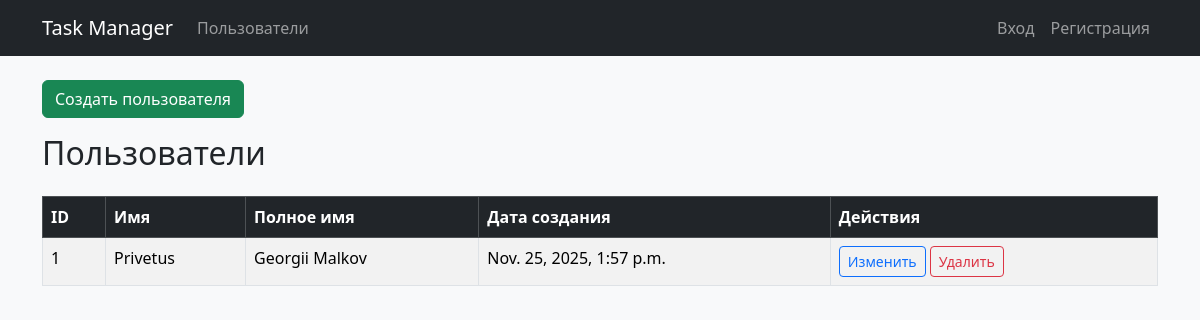
/users/, run on the app's committed database.
### task_manager/models.py (models this page shows, shortened)
class Users(models.Model):
    user = models.OneToOneField(User, on_delete=models.CASCADE, related_name='profile', null=True, blank=True)
    username = models.CharField(max_length=300)
    fullname = models.CharField(max_length=300)
    created_at = models.DateTimeField(default=timezone.now)

### task_manager/views.py (the view)
# urls.py: path('users/', users, name='users'),
def users(request):
    users = Users.objects.all()
    return render(request, "users.html", {"users": users})

### task_manager/templates/users.html (shortened to what this page needs)
{% extends "base.html" %}
{% load django_bootstrap5 %}
{% load i18n %}
{% block content %}
<a href="{% url 'create' %}" class="btn btn-success mb-3">{% translate "Создать пользователя" %}</a>
  <h2 class="mb-4">{% translate "Пользователи" %}</h2>
  <table class="table mt-3 table-bordered table-striped table-hover">
    <thead class="table-dark">
      <tr>
        <th>ID</th>
        <th>{% translate "Имя" %}</th>
        <th>{% translate "Полное имя" %}</th>
        <th>{% translate "Дата создания" %}</th>
        <th>{% translate "Действия" %}</th>
      </tr>
    </thead>
    <tbody>
      {% for user in users %}
      <tr>
        <td>{{ user.id }}</td>
        <td>{{ user.username }}</td>
        <td>{{ user.fullname }}</td>
        <td>{{ user.created_at }}</td>
        <td>
          <a class="btn btn-sm btn-outline-primary"
             href="{% url 'users_edit' pk=user.id %}">
            {% translate "Изменить" %}
          </a>
          <a class="btn btn-sm btn-outline-danger"
             href="{% url 'users_delete' pk=user.id %}">
            {% translate "Удалить" %}
          </a>
        </td>
      </tr>
      {% endfor %}
    </tbody>
  </table>
{% endblock %}

### data on the page
Users: id "1", username "Privetus", fullname "Georgii Malkov", created_at "Nov. 25, 2025, 1:57 p.m."
